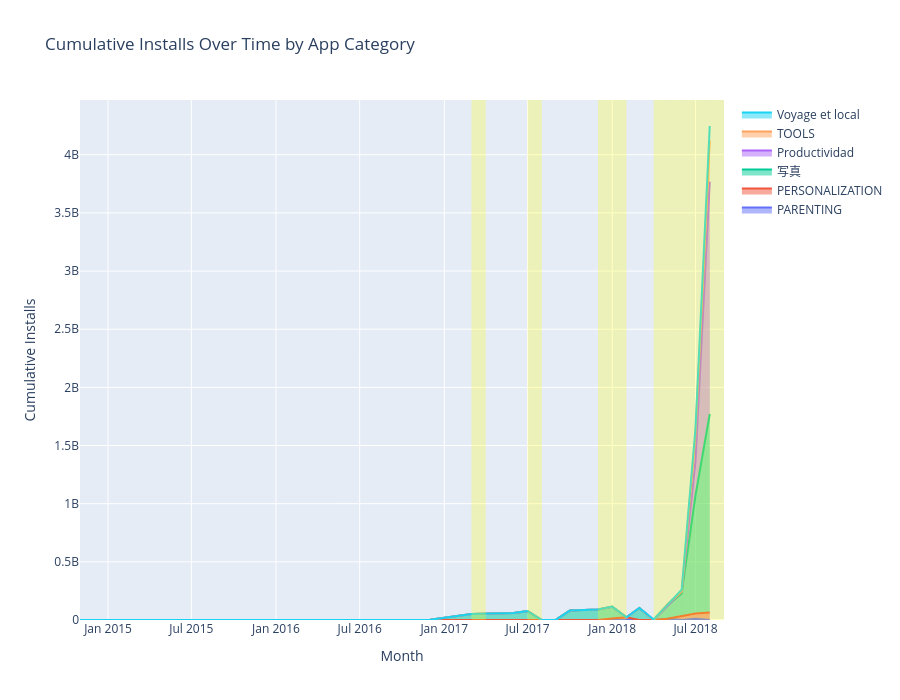

Write notebook code for a chart like this one.
### Code cell
# Task 6 - Create stacked area chart

import plotly.graph_objects as go

fig = go.Figure()

for category in task6_summary['Graph_Category'].unique():

    category_data = task6_summary[
        task6_summary['Graph_Category'] == category
    ].sort_values('Month')

    fig.add_trace(
        go.Scatter(
            x=category_data['Month'],
            y=category_data['Cumulative_Installs'],
            mode='lines',
            name=category,
            stackgroup='one',
            groupnorm=None
        )
    )

# Highlight months where any category had >25% MoM growth
highlighted_months = (
    task6_summary[
        task6_summary['Highlight_Month'] == True
    ]['Month']
    .drop_duplicates()
)

for month in highlighted_months:
    fig.add_vrect(
        x0=month,
        x1=month + pd.DateOffset(months=1),
        fillcolor='yellow',
        opacity=0.25,
        line_width=0
    )

fig.update_layout(
    title='Cumulative Installs Over Time by App Category',
    xaxis_title='Month',
    yaxis_title='Cumulative Installs',
    height=700,
    hovermode='x unified'
)

fig.show()

### Figure 1 — Plotly figure (JSON) as saved in the notebook; plotly's stock layout.template omitted (floating-point values rounded to 4 significant figures)
{"data": [{"mode": "lines", "name": "PARENTING", "stackgroup": "one", "type": "scatter", "x": ["2018-03-01T00:00:00.000000", "2018-05-01T00:00:00.000000", "2018-07-01T00:00:00.000000"], "y": [100000.0, 10100000.0, 10700000.0]}, {"mode": "lines", "name": "PERSONALIZATION", "stackgroup": "one", "type": "scatter", "x": ["2016-12-01T00:00:00.000000", "2017-09-01T00:00:00.000000", "2018-01-01T00:00:00.000000", "2018-02-01T00:00:00.000000", "2018-06-01T00:00:00.000000", "2018-07-01T00:00:00.000000", "2018-08-01T00:00:00.000000"], "y": [2000000.0, 3000000.0, 13000000.0, 23000000.0, 33000000.0, 44500000.0, 64500000.0]}, {"mode": "lines", "name": "写真", "stackgroup": "one", "type": "scatter", "x": ["2014-11-01T00:00:00.000000", "2017-03-01T00:00:00.000000", "2017-06-01T00:00:00.000000", "2017-07-01T00:00:00.000000", "2017-10-01T00:00:00.000000", "2017-12-01T00:00:00.000000", "2018-01-01T00:00:00.000000", "2018-03-01T00:00:00.000000", "2018-05-01T00:00:00.000000", "2018-06-01T00:00:00.000000", "2018-07-01T00:00:00.000000", "2018-08-01T00:00:00.000000"], "y": [1000000.0, 51000000.0, 61000000.0, 76000000.0, 81000000.0, 91000000.0, 101000000.0, 103000000.0, 114000000.0, 195000000.0, 1015000000.0, 1706000000.0]}, {"mode": "lines", "name": "Productividad", "stackgroup": "one", "type": "scatter", "x": ["2016-10-01T00:00:00.000000", "2018-02-01T00:00:00.000000", "2018-06-01T00:00:00.000000", "2018-07-01T00:00:00.000000", "2018-08-01T00:00:00.000000"], "y": [1000000.0, 1100000.0, 16100000.0, 292100000.0, 1997000000.0]}, {"mode": "lines", "name": "TOOLS", "stackgroup": "one", "type": "scatter", "x": ["2017-08-01T00:00:00.000000", "2018-01-01T00:00:00.000000", "2018-05-01T00:00:00.000000", "2018-07-01T00:00:00.000000", "2018-08-01T00:00:00.000000"], "y": [50000.0, 1050000.0, 11050000.0, 233600000.0, 353600000.0]}, {"mode": "lines", "name": "Voyage et local", "stackgroup": "one", "type": "scatter", "x": ["2017-10-01T00:00:00.000000", "2018-04-01T00:00:00.000000", "2018-06-01T00:00:00.000000", "2018-07-01T00:00:00.000000", "2018-08-01T00:00:00.000000"], "y": [50000.0, 5050000.0, 16050000.0, 49150000.0, 125200000.0]}], "layout": {"height": 700, "hovermode": "x unified", "shapes": [{"fillcolor": "yellow", "line": {"width": 0}, "opacity": 0.25, "type": "rect", "x0": "2018-05-01T00:00:00", "x1": "2018-06-01T00:00:00", "xref": "x", "y0": 0, "y1": 1, "yref": "y domain"}, {"fillcolor": "yellow", "line": {"width": 0}, "opacity": 0.25, "type": "rect", "x0": "2018-07-01T00:00:00", "x1": "2018-08-01T00:00:00", "xref": "x", "y0": 0, "y1": 1, "yref": "y domain"}, {"fillcolor": "yellow", "line": {"width": 0}, "opacity": 0.25, "type": "rect", "x0": "2018-01-01T00:00:00", "x1": "2018-02-01T00:00:00", "xref": "x", "y0": 0, "y1": 1, "yref": "y domain"}, {"fillcolor": "yellow", "line": {"width": 0}, "opacity": 0.25, "type": "rect", "x0": "2018-06-01T00:00:00", "x1": "2018-07-01T00:00:00", "xref": "x", "y0": 0, "y1": 1, "yref": "y domain"}, {"fillcolor": "yellow", "line": {"width": 0}, "opacity": 0.25, "type": "rect", "x0": "2018-08-01T00:00:00", "x1": "2018-09-01T00:00:00", "xref": "x", "y0": 0, "y1": 1, "yref": "y domain"}, {"fillcolor": "yellow", "line": {"width": 0}, "opacity": 0.25, "type": "rect", "x0": "2017-03-01T00:00:00", "x1": "2017-04-01T00:00:00", "xref": "x", "y0": 0, "y1": 1, "yref": "y domain"}, {"fillcolor": "yellow", "line": {"width": 0}, "opacity": 0.25, "type": "rect", "x0": "2017-07-01T00:00:00", "x1": "2017-08-01T00:00:00", "xref": "x", "y0": 0, "y1": 1, "yref": "y domain"}, {"fillcolor": "yellow", "line": {"width": 0}, "opacity": 0.25, "type": "rect", "x0": "2017-12-01T00:00:00", "x1": "2018-01-01T00:00:00", "xref": "x", "y0": 0, "y1": 1, "yref": "y domain"}, {"fillcolor": "yellow", "line": {"width": 0}, "opacity": 0.25, "type": "rect", "x0": "2018-04-01T00:00:00", "x1": "2018-05-01T00:00:00", "xref": "x", "y0": 0, "y1": 1, "yref": "y domain"}], "title": {"text": "Cumulative Installs Over Time by App Category"}, "xaxis": {"title": {"text": "Month"}}, "yaxis": {"title": {"text": "Cumulative Installs"}}}}
